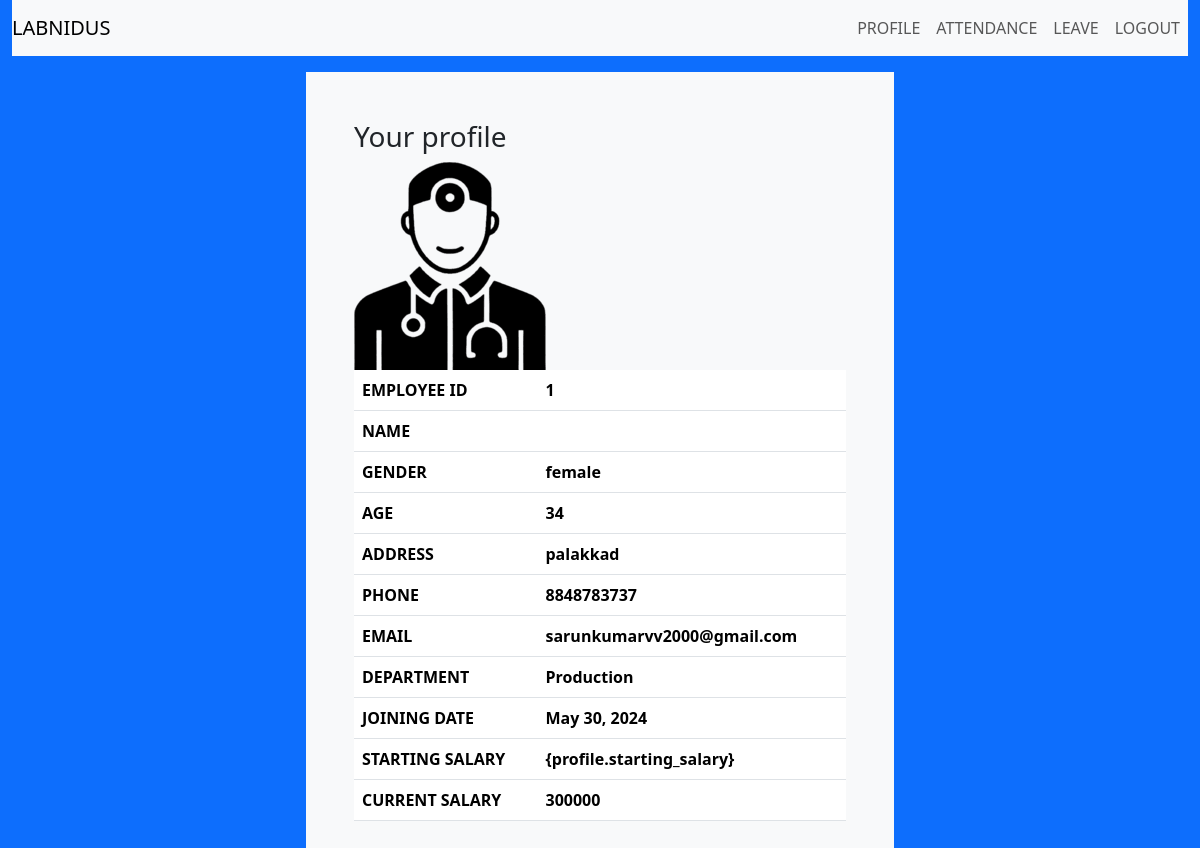
/user_profile (signed in), run on the app's committed database.
### attendance_app/models.py (models this page shows)
class employee_profile(models.Model):
      user=models.ForeignKey(User,on_delete=models.CASCADE)
      employee_id=models.IntegerField()
      profile_photo=models.ImageField(upload_to="images/")
      gender=models.CharField(max_length=255)
      age=models.IntegerField()
      address=models.CharField(max_length=255)
      phone=models.CharField(max_length=10)
      email=models.EmailField()
      department=models.ForeignKey(department,on_delete=models.CASCADE)
      joining_date=models.DateField()
      starting_salary=models.IntegerField()
      current_salary=models.IntegerField()

class department(models.Model):
      title=models.CharField(max_length=255)

### attendance_app/views.py (the view)
# urls.py: path('user_profile',views.profile,name='user_profile'),
def profile(request):
      current_user=request.user
      profile=employee_profile.objects.get(user=current_user)
      print(current_user)
      print(profile)
      return render(request,'employee/profile.html',{'profile':profile})

### templates/employee/profile.html
{% extends 'employee/base.html' %}
{% block content %}
      <div class="w-50 mx-auto bg-light text-dark mt-3 p-5">
      <h3>Your profile</h3>
      <img src="{{profile.profile_photo.url}}" alt="" class="img img-fluid" height="150px">
      <table class="table">
            <tr>
                  <th class="col">EMPLOYEE ID</th>
                  <th class="col">{{profile.employee_id}}</th>
            </tr>
            <tr>
                  <th class="col">NAME</th>
                  <th class="col">{{profile.user.firstname}} {{profile.user.lastname}}</th>
            </tr>            <tr>
                  <th class="col">GENDER</th>
                  <th class="col">{{profile.gender}}</th>
            </tr>            <tr>
                  <th class="col">AGE</th>
                  <th class="col">{{profile.age}}</th>
            </tr>            <tr>
                  <th class="col">ADDRESS</th>
                  <th class="col">{{profile.address}}</th>
            </tr>            <tr>
                  <th class="col">PHONE</th>
                  <th class="col">{{profile.phone}}</th>
            </tr>            <tr>
                  <th class="col">EMAIL</th>
                  <th class="col">{{profile.email}}</th>
            </tr>            <tr>
                  <th class="col">DEPARTMENT</th>
                  <th class="col">{{profile.department.title}}</th>
            </tr>            <tr>
                  <th class="col">JOINING DATE</th>
                  <th class="col">{{profile.joining_date}}</th>
            </tr>            <tr>
                  <th class="col">STARTING SALARY</th>
                  <th class="col">{profile.starting_salary}</th>
            </tr>            <tr>
                  <th class="col">CURRENT SALARY</th>
                  <th class="col">{{profile.current_salary}}</th>
            </tr>
      </table>
      </div>
{% endblock %}

### data on the page
employee_profile: profile_photo (picture), employee_id "1", gender "female", age "34", address "palakkad", phone "8848783737", email "sarunkumarvv2000@gmail.com", department "Production", joining_date "May 30, 2024", current_salary "300000"
